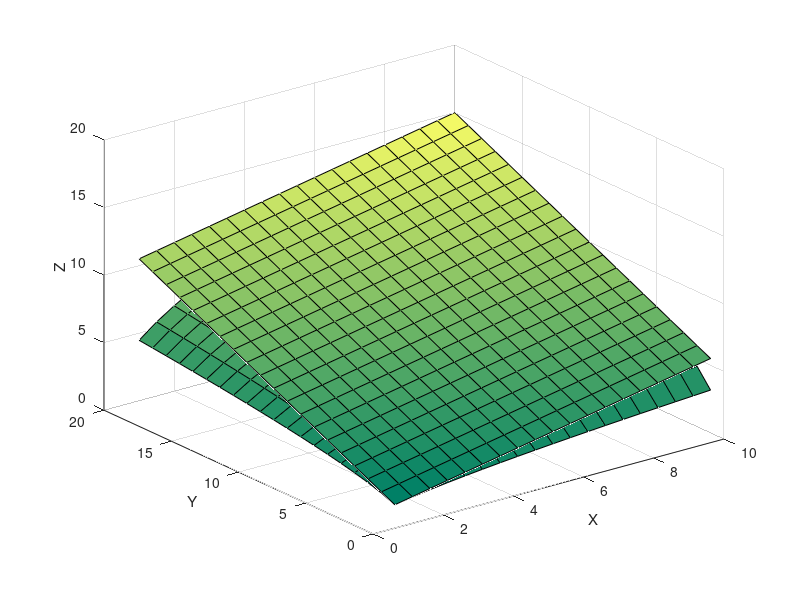

Here is the MATLAB script that generated this plot:
[X,Y] = meshgrid(1:0.5:10,1:20);
Z1 = 0.5*X + 0.5*Y;
Z2 = (X.*Y).^0.5;
figure
colormap winter;
surf(X,Y,Z1)
hold on
colormap summer;
surf(X,Y,Z2)
xlabel('X');
ylabel('Y');
zlabel('Z');

